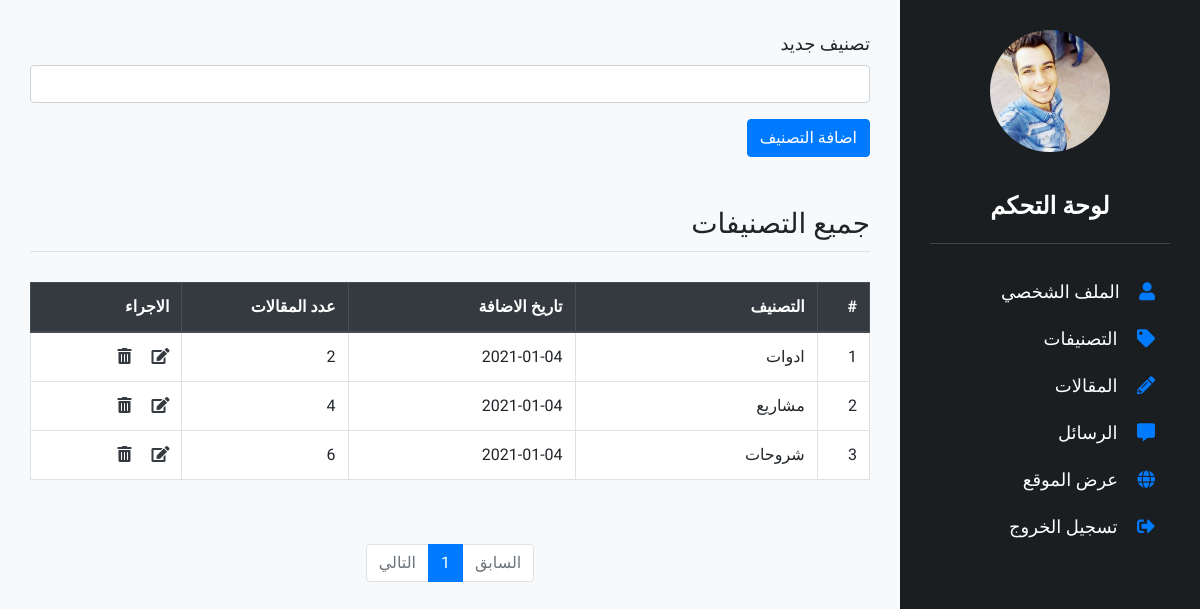
Page /dashboard/categories.php (signed in) on the earlier database version.
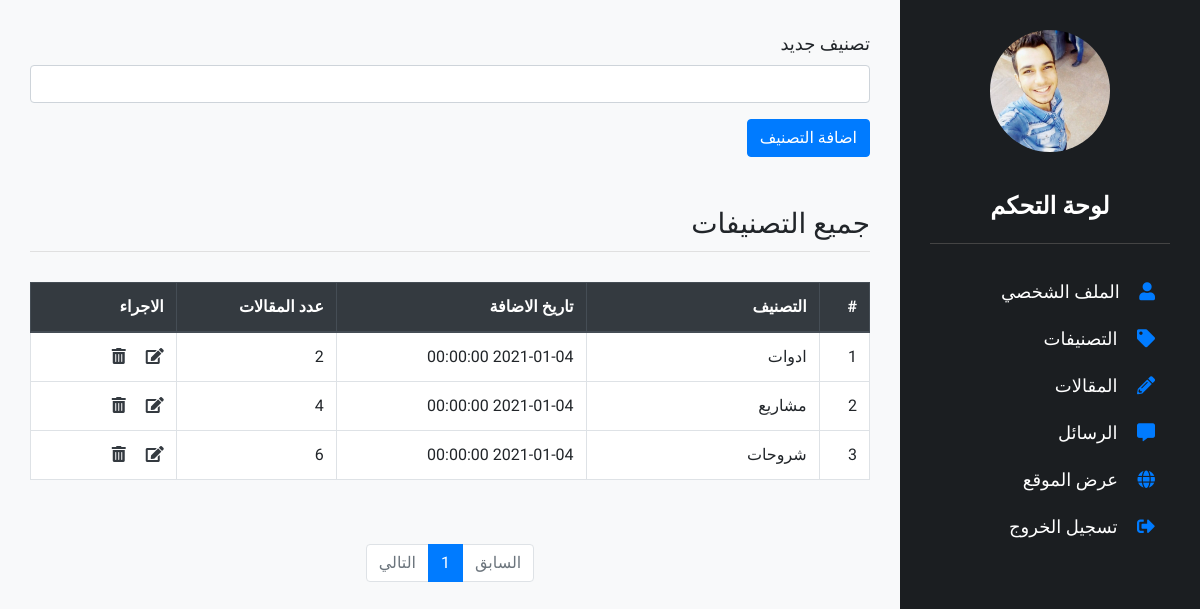
Same page on the later database version.
### tables this page shows
CREATE TABLE `categories` (
  `category_id` int(11) NOT NULL,
  `category_name` varchar(100) NOT NULL,
  `category_date` DATETIME NOT NULL DEFAULT current_timestamp()
);

### dashboard/categories.php (the view, shortened to what this page needs)
<?php
include 'include/connection.php';
include 'include/header.php';
?>
<div class="content">
  <div class="container-fluid">
    <div class="row">
      <?php
      include 'include/sidebar.php';
      ?>
      <div class="col-lg-9 menu-content categories">
        <form action="<?php echo $_SERVER['PHP_SELF']; ?>" method="post">
          <label for="category">تصنيف جديد</label>
          <input type="text" class="form-control" id="category" name="category">
          <input type="submit" class="d-block btn btn-primary mt-3" id="addCategory" name="addCategory"
                 value="اضافة التصنيف">
        </form>
        <h3>جميع التصنيفات</h3>
        <div class="table-responsive">
          <table class="table table-bordered table-hover">
            <thead class="thead-dark">
              <tr>
                <th>#</th>
                <th>التصنيف</th>
                <th>تاريخ الاضافة</th>
                <th>عدد المقالات</th>
                <th>الاجراء</th>
              </tr>
            </thead>
            <tbody>
              <?php
              isset($_GET['page']) ? $page = $_GET['page'] : $page = 1;
              $categoryVirtualID = 0;
              $limit = 4;
              $start = ($page - 1) * $limit;
              $stmt = $db->query('SELECT * FROM categories');
              $totalPages = ceil($stmt->rowCount() / $limit);
              $stmt = $db->query('SELECT * FROM categories ORDER BY category_id DESC LIMIT ' . $start . ', ' . $limit);
              while($row = $stmt->fetch()) {
                $query = 'SELECT * FROM posts WHERE post_category = ?';
                $stmt2 = $db->prepare($query);
                $stmt2->execute([$row['category_name']]);
                $postsCount = $stmt2->rowCount();
                ?>
                <tr>
                  <td><?php echo $categoryVirtualID += 1; ?></td>
                  <td><?php echo $row['category_name']; ?></td>
                  <td><?php echo $row['category_date']; ?></td>
                  <td><?php echo $postsCount; ?></td>
                  <td>
                    <a href="edit-category.php?id=<?php echo $row['category_id']; ?>" class="text-dark">
                      <i class="fas fa-edit"></i>
                    </a>
                    <a href="?id=<?php echo $row['category_id']; ?>" class="text-dark delete-btn">
                      <i class="mr-3 fas fa-trash-alt"></i>
                    </a>
                  </td>
                </tr>
                <?php
              }
              ?>
            </tbody>
          </table>
        </div>
        <ul class="pagination d-flex justify-content-center mt-5">
          <li class="page-item <?php if($page - 1 == 0) echo 'disabled'; ?>">
            <a class="page-link" href="?page=<?php echo $page - 1; ?>">السابق</a>
          </li>
          <?php
          for($i = 1; $i <= $totalPages; $i++) {
            ?>
            <li class="page-item <?php if($page == $i) echo 'active'; ?>">
              <a class="page-link" href="?page=<?php echo $i; ?>"><?php echo $i; ?></a>
            </li>
            <?php
          }
          ?>
          <li class="page-item <?php if($page + 1 > $totalPages) echo 'disabled'; ?>">
            <a class="page-link" href="?page=<?php echo $page + 1; ?>">التالي</a>
          </li>
        </ul>
      </div>
    </div>
  </div>
</div>
<?php
include 'include/footer.php';
?>

Differences in the rows shown:
changed categories "ادوات": category_date "2021-01-04" → "2021-01-04 00:00:00"
changed categories "مشاريع": category_date "2021-01-04" → "2021-01-04 00:00:00"
changed categories "شروحات": category_date "2021-01-04" → "2021-01-04 00:00:00"
